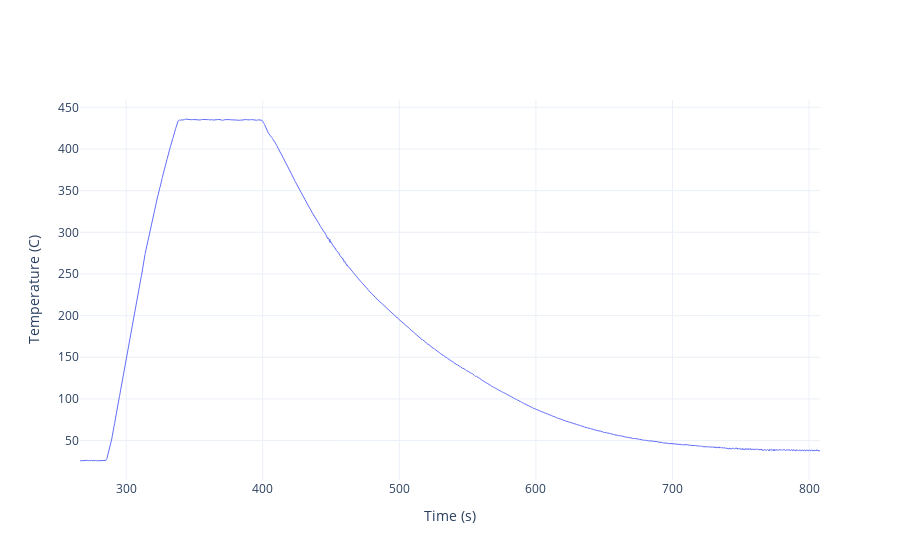

Here is the notebook cell this chart was saved with:
### Code cell
fig.show()
#fig.write_html(r'C:\Users\Lab Member\Desktop\SerialPlotOutput.html')

### Figure 1 — Plotly figure (JSON) as saved in the notebook; plotly's stock layout.template omitted (floating-point values rounded to 4 significant figures; data arrays with more than 128 entries replaced by an {"elided": "..."} marker saying what was removed)
{"data": [{"line": {"width": 1}, "type": "scatter", "uid": "e143feb8-1651-4c44-961e-bec30a8f9e10", "x": {"elided": "3268 float values"}, "y": {"elided": "3268 float values"}}], "layout": {"autosize": true, "xaxis": {"title": {"text": "Time (s)"}}, "yaxis": {"title": {"text": "Temperature (C)"}}}}
